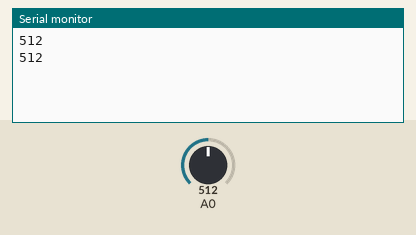
This sketch was run on a simulated Arduino Uno, built with avr-gcc and run on an emulated ATmega328P. Shown: the last lines printed to the serial monitor. The inputs (shaded band) are chosen by the test bench; at power-on: A0 = 512.

Above: at 1.8 s.
1.9 s: A0 set to 716
At 2.8 s:
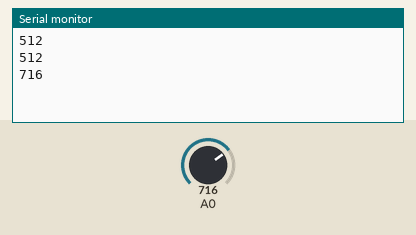
3.4 s: A0 set to 900
At 4.4 s:
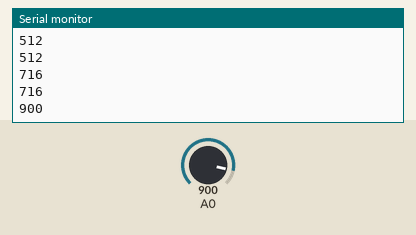
Timing chart, 0 to 6.4 s (numbered marks = the images above; inputs shaded):
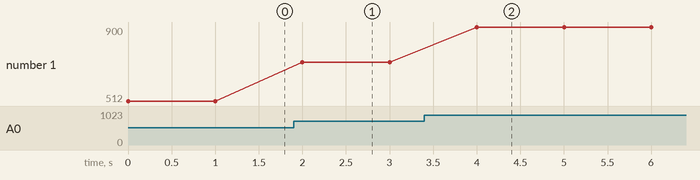

The sketch:

sketch_jul13a.ino
```cpp
int value = 0;
void setup() {

  Serial.begin(9600);
  pinMode(A0,INPUT);
}

void loop() {

 value = analogRead(A0);
 Serial.println(value);
 delay(1000);
}
```

Measured:
- after the input at 1.9 s, the serial monitor: prints a new line after 0.10 s (image 1)
- after the input at 3.4 s, the serial monitor: prints a new line after 0.60 s (image 2)
- plotted number 1: 512 → 716 after the input at 1.9 s, 716 → 900 after the input at 3.4 s
